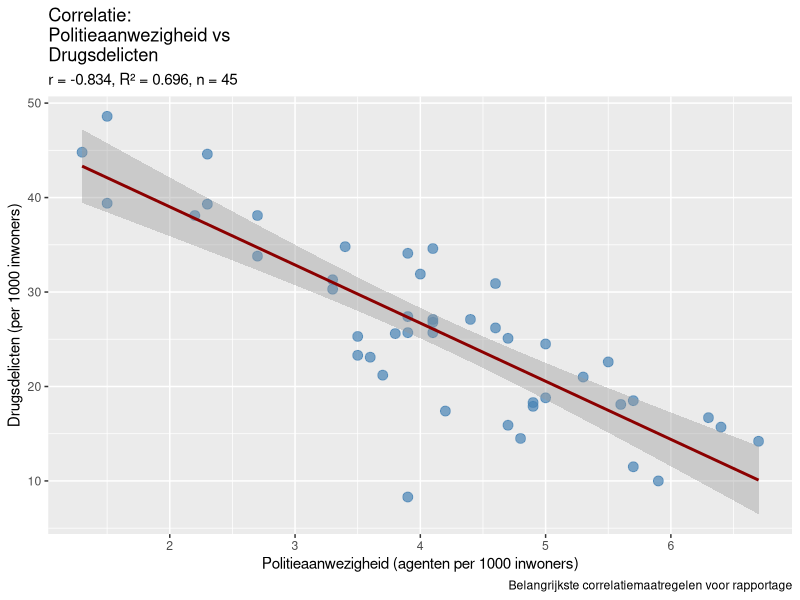
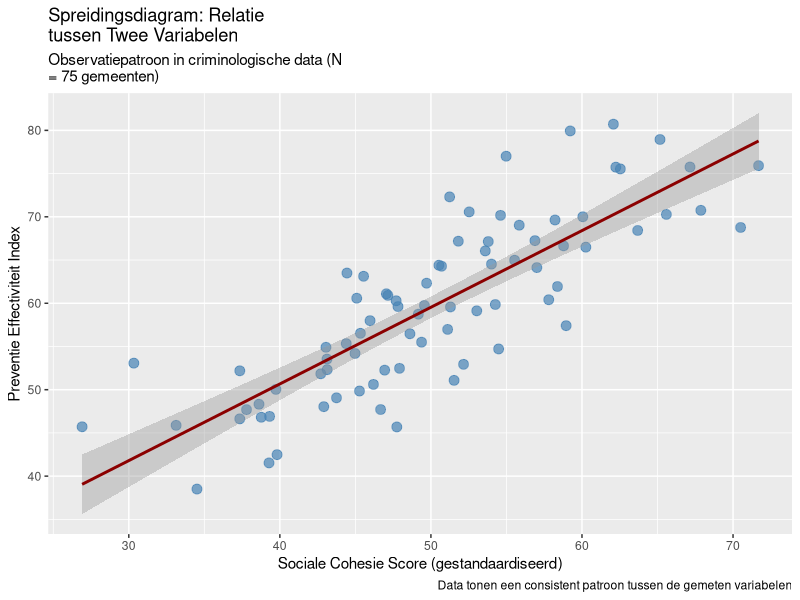
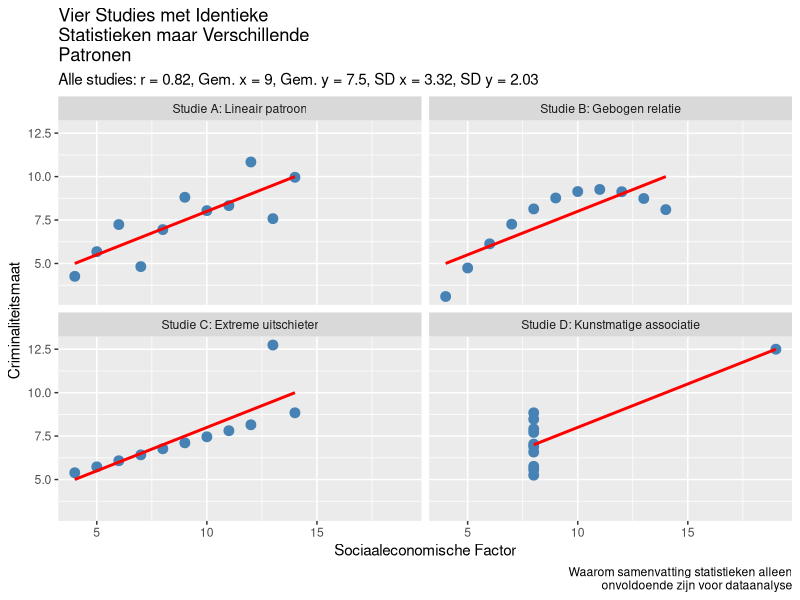
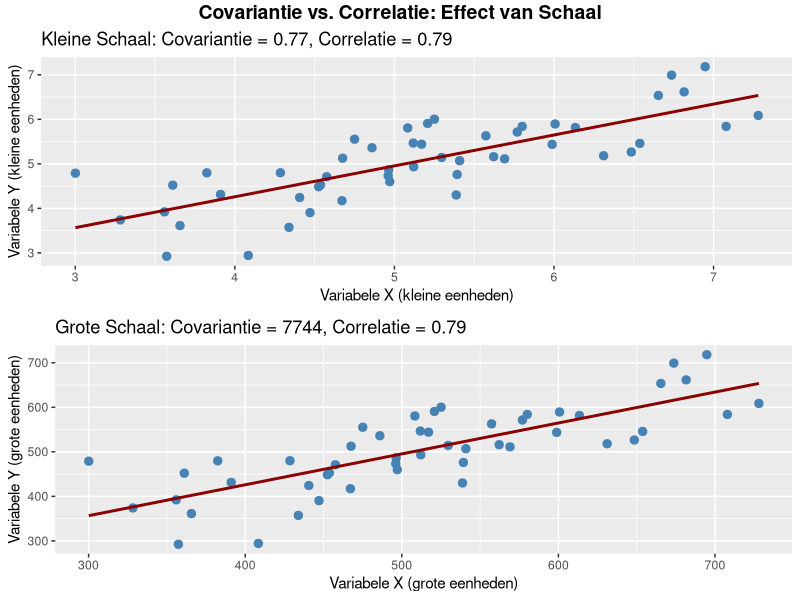
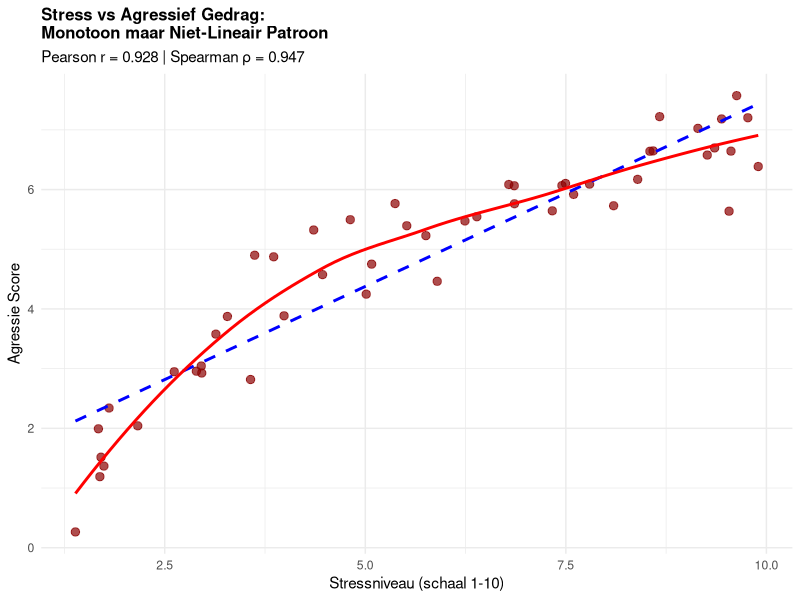
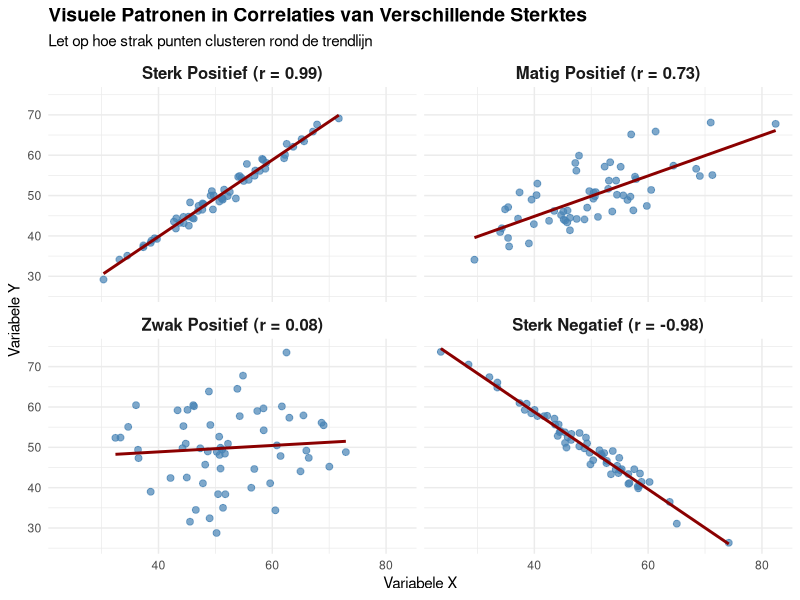
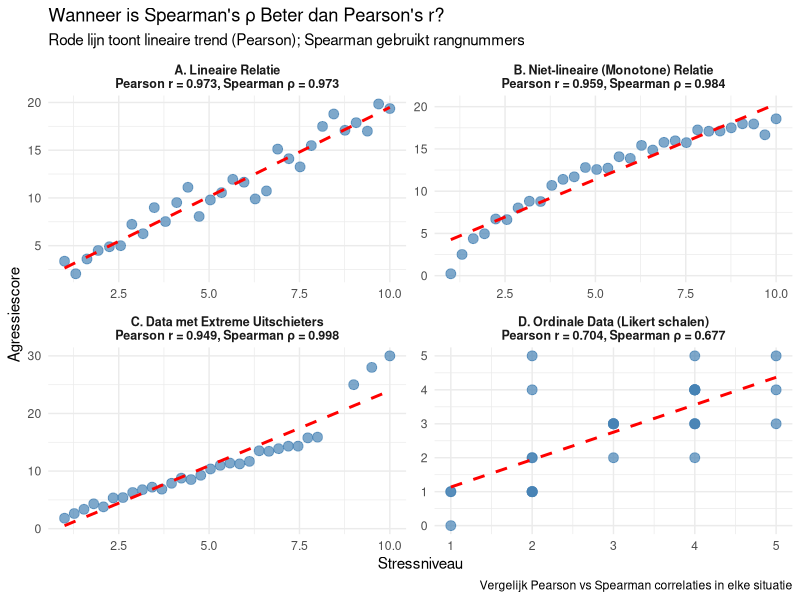
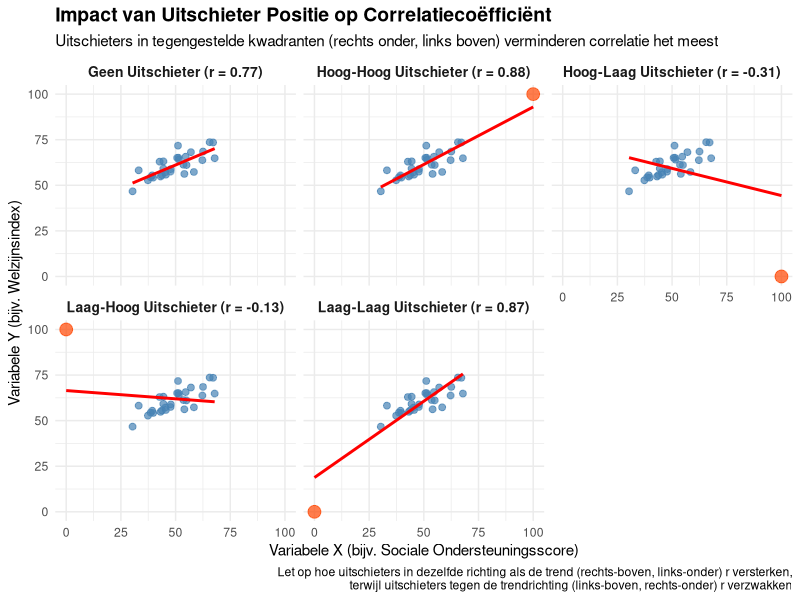

These figures' R source, in order:
## ---- chunk 1
knitr::opts_chunk$set(echo = FALSE, message = FALSE, warning = FALSE, fig.show = 'asis', results = 'hide')
library(knitr)
library(kableExtra)
library(ggplot2)
library(dplyr)
library(flextable)
library(gridExtra)
options(knitr.kable.NA = '')

# Set Dutch locale for R outputs (if available)
Sys.setlocale("LC_TIME", "Dutch")
Sys.setlocale("LC_NUMERIC", "Dutch")

# Function to save plots to Dodona directories
save_dodona_image <- function(plot_obj, question_number, filename = NULL, width = 5, height = 3.5) {
  if (is.null(filename)) {
    filename <- paste0("question_3.", question_number, ".png")
  }
  
  # Define the path to the appropriate Dodona directory
  question_dirs <- c(
    "3" = "3.3 Correlatie - Belangrijkste maatregelen",
    "8" = "3.8 Correlatie - Interpreteer correlatie", 
    "9" = "3.9 Correlatie - Wat correlatie vertelt",
    "11" = "3.11 Correlatie - Visualisatie belang",
    "12" = "3.12 Correlatie - Covariantie verschillen",
    "14" = "3.14 Correlatie - Pearson vs Spearman",
    "15" = "3.15 Correlatie - Richting en kracht",
    "18" = "3.18 Correlatie - Wanneer welke correlatie",
    "19" = "3.19 Correlatie - Impact uitschieters",
    "21" = "3.21 Correlatie - Correlatie interpretatie",
    "23" = "3.23 Correlatie - Correlatie aannames"
  )
  
  if (as.character(question_number) %in% names(question_dirs)) {
    dir_name <- question_dirs[as.character(question_number)]
    image_path <- file.path("..", dir_name, "description", "media", filename)
    
    # Create directory if it doesn't exist
    dir.create(dirname(image_path), recursive = TRUE, showWarnings = FALSE)
    
    # Save the plot with custom dimensions
    ggsave(image_path, plot_obj, width = 3, height = 4, dpi = 300, bg = "white")
    cat("Saved image:", image_path, "with dimensions:", width, "x", height, "\n")
  }
}

# Function to translate common R statistical terms to Dutch
translate_stats <- function(english_term) {
  translations <- c(
    "Mean" = "Gemiddelde",
    "Standard Deviation" = "Standaardafwijking", 
    "Variance" = "Variantie",
    "Correlation" = "Correlatie",
    "p-value" = "p-waarde",
    "Significant" = "Significant",
    "Not significant" = "Niet significant",
    "Sample size" = "Steekproefomvang"
  )
  return(translations[english_term])
}

# Standard theme for all correlation exercise images (matches reference style)
standard_dodona_theme <- function() {
  theme_minimal() +
    theme(
      panel.background = element_rect(fill = "white", color = NA),
      plot.background = element_rect(fill = "white", color = NA),
      panel.grid.major = element_line(color = "lightgray", size = 0.5),
      panel.grid.minor = element_line(color = "lightgray", size = 0.3),
      text = element_text(size = 8, family = "Arial"),
      plot.title = element_text(size = 9, hjust = 0.5, face = "bold"),
      plot.subtitle = element_text(size = 8, hjust = 0.5),
      axis.title = element_text(size = 8),
      axis.text = element_text(size = 7),
      strip.text = element_text(size = 8, face = "bold"),
      legend.position = "bottom",
      legend.text = element_text(size = 7),
      legend.title = element_text(size = 8)
    )
}

# Function to wrap long titles to fit in smaller images
wrap_title <- function(title, width = 30) {
  # Split title into words
  words <- strsplit(title, " ")[[1]]
  lines <- character()
  current_line <- ""
  
  for (word in words) {
    if (nchar(paste(current_line, word)) <= width) {
      current_line <- ifelse(current_line == "", word, paste(current_line, word))
    } else {
      if (current_line != "") {
        lines <- c(lines, current_line)
        current_line <- word
      } else {
        lines <- c(lines, word)
        current_line <- ""
      }
    }
  }
  
  if (current_line != "") {
    lines <- c(lines, current_line)
  }
  
  return(paste(lines, collapse = "\n"))
}
## ---- chunk 2
# Maak realistische criminologische data met slechts 2 variabelen
set.seed(42)
n <- 45  # Nederlandse gemeenten

# Genereer gecorreleerde criminaliteitsdata
politie <- round(rnorm(n, mean=4.2, sd=1.1), 1)
drugs <- round(25 + rnorm(n, sd=6) - 2.5*scale(politie)[,1]*3, 1)

# Maak dataframe
crime_data <- data.frame(
  "Politieaanwezigheid" = politie,
  "Drugsdelicten" = drugs
)

# DESCRIPTIVE STATISTICS
cat("=== DESCRIPTIVE STATISTICS ===\n\n")

cat("Politieaanwezigheid (agenten per 1000 inwoners):\n")
cat(paste("  Mean (M):", round(mean(crime_data$Politieaanwezigheid), 2), "\n"))
cat(paste("  Standard Deviation (SD):", round(sd(crime_data$Politieaanwezigheid), 2), "\n"))
cat(paste("  Variance:", round(var(crime_data$Politieaanwezigheid), 2), "\n\n"))

cat("Drugsdelicten (per 1000 inwoners):\n")
cat(paste("  Mean (M):", round(mean(crime_data$Drugsdelicten), 2), "\n"))
cat(paste("  Standard Deviation (SD):", round(sd(crime_data$Drugsdelicten), 2), "\n"))
cat(paste("  Variance:", round(var(crime_data$Drugsdelicten), 2), "\n\n"))

# CORRELATION ANALYSIS
cat("=== CORRELATION ANALYSIS ===\n\n")

# Bereken correlatie
r_value <- round(cor(crime_data$Politieaanwezigheid, crime_data$Drugsdelicten), 3)
r_squared <- round(r_value^2, 3)

# Voer significantietest uit
test_result <- cor.test(crime_data$Politieaanwezigheid, crime_data$Drugsdelicten)
p_value <- round(test_result$p.value, 4)

cat(paste("Correlation coefficient (r):", r_value, "\n"))
cat(paste("Coefficient of determination (R²):", r_squared, "\n"))
cat(paste("Explained variance:", round(r_squared * 100, 1), "%\n"))
cat(paste("Sample size (n):", n, "\n"))
cat(paste("p-value:", p_value, "\n"))

if(p_value < 0.001) {
  cat("Significance: p < .001 ***\n")
} else if(p_value < 0.01) {
  cat("Significance: p < .01 **\n")
} else if(p_value < 0.05) {
  cat("Significance: p < .05 *\n")
} else {
  cat("Significance: not significant (p > .05)\n")
}

# Create visualization for Q3.3
p_q3 <- ggplot(crime_data, aes(x = Politieaanwezigheid, y = Drugsdelicten)) +
  geom_point(color = "steelblue", size = 3, alpha = 0.7) +
  geom_smooth(method = "lm", formula = y ~ x, se = TRUE, color = "darkred") +
  labs(
    title = wrap_title("Correlatie: Politieaanwezigheid vs Drugsdelicten"),
    subtitle = paste0("r = ", r_value, ", R² = ", r_squared, ", n = ", n),
    x = "Politieaanwezigheid (agenten per 1000 inwoners)",
    y = "Drugsdelicten (per 1000 inwoners)",
    caption = "Belangrijkste correlatiemaatregelen voor rapportage"
  )

# Display and save the plot
print(p_q3)

# Save to Dodona directory
save_dodona_image(p_q3, 3, width = 3, height = 3)
## ---- chunk 3
# Genereer voorbeeldgegevens voor positieve correlatie van 0,75
set.seed(123)
n <- 80
x <- rnorm(n, 50, 10)
y <- 0.75 * scale(x)[,1] * 10 + rnorm(n, 60, 6)

# Maak data frame
pos_cor_data <- data.frame(
  Variable_X = x,
  Variable_Y = y
)

# Bereken correlatie en R-kwadraat
r_value <- round(cor(x, y), 2)
r_squared <- round(r_value^2 * 100, 1)

# Maak visualisatie
p_q8 <- ggplot(pos_cor_data, aes(x = Variable_X, y = Variable_Y)) +
  geom_point(color = "steelblue", size = 3, alpha = 0.7) +
  geom_smooth(method = "lm", formula = y ~ x, se = TRUE, color = "darkred") +
  labs(
    title = wrap_title("Spreidingsdiagram: Relatie tussen Twee Variabelen"),
    subtitle = wrap_title("Observatiepatroon in criminologische data (N = 75 gemeenten)", 45),
    x = "Sociale Cohesie Score (gestandaardiseerd)",
    y = "Preventie Effectiviteit Index",
    caption = "Data tonen een consistent patroon tussen de gemeten variabelen"
  )

# Display the plot
print(p_q8)

# Save to Dodona directory
save_dodona_image(p_q8, 8)
## ---- chunk 4
library(tidyr)
library(dplyr)

# Recreate identical statistics with different patterns
data_x1 <- c(10, 8, 13, 9, 11, 14, 6, 4, 12, 7, 5)
data_y1 <- c(8.04, 6.95, 7.58, 8.81, 8.33, 9.96, 7.24, 4.26, 10.84, 4.82, 5.68)
data_x2 <- c(10, 8, 13, 9, 11, 14, 6, 4, 12, 7, 5)
data_y2 <- c(9.14, 8.14, 8.74, 8.77, 9.26, 8.10, 6.13, 3.10, 9.13, 7.26, 4.74)
data_x3 <- c(10, 8, 13, 9, 11, 14, 6, 4, 12, 7, 5)
data_y3 <- c(7.46, 6.77, 12.74, 7.11, 7.81, 8.84, 6.08, 5.39, 8.15, 6.42, 5.73)
data_x4 <- c(8, 8, 8, 8, 8, 8, 8, 19, 8, 8, 8)
data_y4 <- c(6.58, 5.76, 7.71, 8.84, 8.47, 7.04, 5.25, 12.50, 5.56, 7.91, 6.89)

# Calculate statistics (they're identical for all datasets)
corr <- round(cor(data_x1, data_y1), 2)
mean_x <- round(mean(data_x1), 2)
mean_y <- round(mean(data_y1), 2)
sd_x <- round(sd(data_x1), 2)
sd_y <- round(sd(data_y1), 2)

# Combine the data
data_df <- data.frame(
  x1 = data_x1, y1 = data_y1,
  x2 = data_x2, y2 = data_y2,
  x3 = data_x3, y3 = data_y3,
  x4 = data_x4, y4 = data_y4
)

# Transform to long format for easier plotting
data_long <- data_df %>%
  mutate(id = row_number()) %>%
  gather(key, value, -id) %>%
  separate(key, c("axis", "dataset"), sep = 1) %>%
  spread(axis, value) %>%
  select(dataset, id, x, y)

# Create descriptive names for the datasets
dataset_names <- c(
  "1" = "Studie A: Lineair patroon",
  "2" = "Studie B: Gebogen relatie",
  "3" = "Studie C: Extreme uitschieter",
  "4" = "Studie D: Kunstmatige associatie"
)

# Plot the data
p_q11 <- ggplot(data_long, aes(x = x, y = y)) +
  geom_point(size = 3, color = "steelblue") +
  geom_smooth(method = "lm", se = FALSE, color = "red", formula = y ~ x) +
  facet_wrap(~ dataset, ncol = 2, labeller = labeller(dataset = dataset_names)) +
  labs(
    title = wrap_title("Vier Studies met Identieke Statistieken maar Verschillende Patronen", 35),
    subtitle = paste0("Alle studies: r = ", corr, ", Gem. x = ", mean_x, 
                      ", Gem. y = ", mean_y, ", SD x = ", sd_x, ", SD y = ", sd_y),
    caption = wrap_title("Waarom samenvatting statistieken alleen onvoldoende zijn voor dataanalyse", 50),
    x = "Sociaaleconomische Factor",
    y = "Criminaliteitsmaat"
  )

# Display and save the plot
print(p_q11)

# Save to Dodona directory
save_dodona_image(p_q11, 11)
## ---- chunk 5
# Genereer twee datasets met dezelfde correlatie maar verschillende schalen
set.seed(456)
n <- 50

# Dataset 1: Kleine schaal variabelen
x1 <- rnorm(n, 5, 1)
y1 <- 0.7 * scale(x1)[,1] * 1 + rnorm(n, 5, 0.6)
cov1 <- round(cov(x1, y1), 2)
cor1 <- round(cor(x1, y1), 2)

# Dataset 2: Grote schaal variabelen
x2 <- x1 * 100  # Zelfde patroon maar 100x schaal
y2 <- y1 * 100  # Zelfde patroon maar 100x schaal
cov2 <- round(cov(x2, y2), 0)
cor2 <- round(cor(x2, y2), 2)

# Maak gecombineerd data frame
kleine_schaal <- data.frame(x = x1, y = y1, dataset = "Kleine Schaal Variabelen")
grote_schaal <- data.frame(x = x2, y = y2, dataset = "Grote Schaal Variabelen (x100)")
alle_data <- rbind(kleine_schaal, grote_schaal)

# Maak vergelijkingstabel
vergelijking <- data.frame(
  Maatstaf = c("Covariantie", "Correlatie"),
  `Kleine_Schaal` = c(paste0(cov1), paste0(cor1)),
  `Grote_Schaal` = c(paste0(cov2), paste0(cor2)),
  Eenheid_Afhankelijkheid = c("Hangt af van eenheden (verandert met schaal)", "Eenheidsvrij (blijft constant)")
)

# Maak visualisatie met twee plots
p1 <- ggplot(kleine_schaal, aes(x = x, y = y)) +
  geom_point(color = "steelblue", size = 2.5) +
  geom_smooth(method = "lm", se = FALSE, color = "darkred", formula = y ~ x) +
  labs(
    title = paste0("Kleine Schaal: Covariantie = ", cov1, ", Correlatie = ", cor1),
    x = "Variabele X (kleine eenheden)",
    y = "Variabele Y (kleine eenheden)"
  )

p2 <- ggplot(grote_schaal, aes(x = x, y = y)) +
  geom_point(color = "steelblue", size = 2.5) +
  geom_smooth(method = "lm", se = FALSE, color = "darkred", formula = y ~ x) +
  labs(
    title = paste0("Grote Schaal: Covariantie = ", cov2, ", Correlatie = ", cor2),
    x = "Variabele X (grote eenheden)",
    y = "Variabele Y (grote eenheden)"
  )

# Combineer plots met gridExtra
library(gridExtra)
p_q12 <- grid.arrange(p1, p2, nrow = 2,
             top = grid::textGrob("Covariantie vs. Correlatie: Effect van Schaal", 
                                  gp = grid::gpar(fontsize = 14, fontface = "bold")))

# Save to Dodona directory
save_dodona_image(p_q12, 12)
## ---- chunk 6
# Maak voorbeelddata voor monotoon maar niet-lineair patroon
set.seed(456)
n <- 50

# Genereer monotoon toenemend maar gebogen patroon (logaritmisch)
stress <- runif(n, 1, 10)
agressie <- 3 * log(stress) + rnorm(n, 0, 0.5)

# Bereken beide correlaties
pearson_r <- round(cor(stress, agressie, method = "pearson"), 3)
spearman_rho <- round(cor(stress, agressie, method = "spearman"), 3)

# Maak vergelijkingsplot
library(ggplot2)
data_plot <- data.frame(stress = stress, agressie = agressie)

ggplot(data_plot, aes(x = stress, y = agressie)) +
  geom_point(color = "darkred", size = 2.5, alpha = 0.7) +
  geom_smooth(method = "lm", se = FALSE, color = "blue", linetype = "dashed", 
              aes(color = "Lineaire lijn (Pearson)")) +
  geom_smooth(method = "loess", se = FALSE, color = "red", linewidth = 1,
              aes(color = "Werkelijke curve")) +
  scale_color_manual(values = c("Lineaire lijn (Pearson)" = "blue", 
                               "Werkelijke curve" = "red")) +
  labs(
    title = wrap_title("Stress vs Agressief Gedrag: Monotoon maar Niet-Lineair Patroon", 35),
    subtitle = paste0("Pearson r = ", pearson_r, " | Spearman ρ = ", spearman_rho),
    x = "Stressniveau (schaal 1-10)",
    y = "Agressie Score",
    color = "Trendlijn Type"
  ) +
  theme_minimal() +
  theme(legend.position = "bottom",
        plot.title = element_text(size = 12, face = "bold"))
## ---- chunk 7
# Maak vier datasets met verschillende correlatiepatronen
set.seed(123)
n <- 60

# Maak data met verschillende correlatiesterktes
maak_data <- function(sterkte, richting="positief") {
  x <- rnorm(n, 50, 10)
  
  if(richting == "positief") {
    factor <- sterkte
  } else {
    factor <- -sterkte
  }
  
  ruis <- (1-abs(sterkte)) * 10
  y <- factor * scale(x)[,1] * 10 + rnorm(n, 50, ruis)
  
  if(sterkte == 0) {
    y <- rnorm(n, 50, 10)  # Geen relatie
  }
  
  return(data.frame(x=x, y=y))
}

# Genereer vier datasets
sterk_pos <- maak_data(0.85, "positief")
matig_pos <- maak_data(0.45, "positief")
zwak_pos <- maak_data(0.15, "positief")
sterk_neg <- maak_data(0.85, "negatief")

# Bereken werkelijke correlaties
cor_sterk_pos <- round(cor(sterk_pos$x, sterk_pos$y), 2)
cor_matig_pos <- round(cor(matig_pos$x, matig_pos$y), 2)
cor_zwak_pos <- round(cor(zwak_pos$x, zwak_pos$y), 2)
cor_sterk_neg <- round(cor(sterk_neg$x, sterk_neg$y), 2)

# Combineer datasets met labels
sterk_pos$sterkte <- paste0("Sterk Positief (r = ", cor_sterk_pos, ")")
matig_pos$sterkte <- paste0("Matig Positief (r = ", cor_matig_pos, ")")
zwak_pos$sterkte <- paste0("Zwak Positief (r = ", cor_zwak_pos, ")")
sterk_neg$sterkte <- paste0("Sterk Negatief (r = ", cor_sterk_neg, ")")

# Combineer alle datasets
alle_data <- rbind(
  transform(sterk_pos, sterkte_orde = 1),
  transform(matig_pos, sterkte_orde = 2),
  transform(zwak_pos, sterkte_orde = 3),
  transform(sterk_neg, sterkte_orde = 4)
)

# Converteer naar factor met specifieke volgorde
alle_data$sterkte <- factor(alle_data$sterkte, 
                           levels = c(paste0("Sterk Positief (r = ", cor_sterk_pos, ")"),
                                      paste0("Matig Positief (r = ", cor_matig_pos, ")"),
                                      paste0("Zwak Positief (r = ", cor_zwak_pos, ")"),
                                      paste0("Sterk Negatief (r = ", cor_sterk_neg, ")")))

# Maak visualisatie
ggplot(alle_data, aes(x = x, y = y)) +
  geom_point(color = "steelblue", size = 2, alpha = 0.7) +
  geom_smooth(method = "lm", se = FALSE, color = "darkred", formula = y ~ x) +
  facet_wrap(~ sterkte, ncol = 2) +
  labs(
    title = "Visuele Patronen in Correlaties van Verschillende Sterktes",
    subtitle = "Let op hoe strak punten clusteren rond de trendlijn",
    x = "Variabele X",
    y = "Variabele Y"
  ) +
  theme_minimal() +
  theme(
    strip.text = element_text(size = 12, face = "bold"),
    plot.title = element_text(size = 14, face = "bold")
  )
## ---- chunk 8
# Genereer verschillende datasets
set.seed(42)
n <- 30

# Dataset 1: Lineaire relatie (Pearson geschikt)
stress_niveau_1 <- seq(1, 10, length.out = n)
agressie_score_1 <- 2 * stress_niveau_1 + rnorm(n, 0, 1)

# Dataset 2: Niet-lineaire maar monotone relatie (Spearman beter)
stress_niveau_2 <- seq(1, 10, length.out = n)
agressie_score_2 <- log(stress_niveau_2) * 8 + rnorm(n, 0, 0.5)

# Dataset 3: Data met uitschieters (Spearman robuuster)
stress_niveau_3 <- c(seq(1, 8, length.out = n-3), 9, 9.5, 10)
agressie_score_3 <- c(stress_niveau_3[1:(n-3)] * 2 + rnorm(n-3, 0, 0.5), 25, 28, 30)  # Extreme uitschieters

# Dataset 4: Ordinale data (Spearman geschikt)
stress_niveau_4 <- round(runif(n, 1, 5))  # Likert schaal 1-5
agressie_score_4 <- round(stress_niveau_4 + rnorm(n, 0, 1))  # Ook ordinaal

# Bereken correlaties voor elke dataset
pearson_1 <- round(cor(stress_niveau_1, agressie_score_1, method = "pearson"), 3)
spearman_1 <- round(cor(stress_niveau_1, agressie_score_1, method = "spearman"), 3)

pearson_2 <- round(cor(stress_niveau_2, agressie_score_2, method = "pearson"), 3)
spearman_2 <- round(cor(stress_niveau_2, agressie_score_2, method = "spearman"), 3)

pearson_3 <- round(cor(stress_niveau_3, agressie_score_3, method = "pearson"), 3)
spearman_3 <- round(cor(stress_niveau_3, agressie_score_3, method = "spearman"), 3)

pearson_4 <- round(cor(stress_niveau_4, agressie_score_4, method = "pearson"), 3)
spearman_4 <- round(cor(stress_niveau_4, agressie_score_4, method = "spearman"), 3)

# Maak data frames
data1 <- data.frame(x = stress_niveau_1, y = agressie_score_1, 
                    type = paste0("A. Lineaire Relatie\nPearson r = ", pearson_1, ", Spearman ρ = ", spearman_1))
data2 <- data.frame(x = stress_niveau_2, y = agressie_score_2, 
                    type = paste0("B. Niet-lineaire (Monotone) Relatie\nPearson r = ", pearson_2, ", Spearman ρ = ", spearman_2))
data3 <- data.frame(x = stress_niveau_3, y = agressie_score_3, 
                    type = paste0("C. Data met Extreme Uitschieters\nPearson r = ", pearson_3, ", Spearman ρ = ", spearman_3))
data4 <- data.frame(x = stress_niveau_4, y = agressie_score_4, 
                    type = paste0("D. Ordinale Data (Likert schalen)\nPearson r = ", pearson_4, ", Spearman ρ = ", spearman_4))

# Combineer alle data
all_data <- rbind(data1, data2, data3, data4)

# Maak plots
p1 <- ggplot(all_data, aes(x = x, y = y)) +
  geom_point(size = 3, color = "steelblue", alpha = 0.7) +
  geom_smooth(method = "lm", se = FALSE, color = "red", linetype = "dashed", formula = y ~ x) +
  facet_wrap(~ type, scales = "free", ncol = 2) +
  labs(
    title = "Wanneer is Spearman's ρ Beter dan Pearson's r?",
    subtitle = "Rode lijn toont lineaire trend (Pearson); Spearman gebruikt rangnummers",
    x = "Stressniveau",
    y = "Agressiescore",
    caption = "Vergelijk Pearson vs Spearman correlaties in elke situatie"
  ) +
  theme_minimal() +
  theme(strip.text = element_text(size = 9, face = "bold"))

print(p1)
## ---- chunk 9
# Maak basisdata met positieve correlatie
set.seed(123)
n <- 30
x_basis <- rnorm(n, 50, 10)
y_basis <- 0.7 * scale(x_basis)[,1] * 8 + rnorm(n, 60, 5)

# Maak datasets met verschillende uitschieters
x_uitschieter1 <- c(x_basis, 100)  # hoog-hoog (rechts boven)
y_uitschieter1 <- c(y_basis, 100)

x_uitschieter2 <- c(x_basis, 0)    # laag-laag (links onder)
y_uitschieter2 <- c(y_basis, 0)

x_uitschieter3 <- c(x_basis, 100)  # hoog-laag (rechts onder)
y_uitschieter3 <- c(y_basis, 0)

x_uitschieter4 <- c(x_basis, 0)    # laag-hoog (links boven)
y_uitschieter4 <- c(y_basis, 100)

# Bereken correlaties
cor1 <- round(cor(x_uitschieter1, y_uitschieter1), 2)
cor2 <- round(cor(x_uitschieter2, y_uitschieter2), 2)
cor3 <- round(cor(x_uitschieter3, y_uitschieter3), 2)
cor4 <- round(cor(x_uitschieter4, y_uitschieter4), 2)
cor_basis <- round(cor(x_basis, y_basis), 2)

# Combineer in één dataframe voor plotten
uitschieter_data <- data.frame(
  dataset = rep(c("Geen Uitschieter", "Hoog-Hoog Uitschieter", 
                 "Laag-Laag Uitschieter", "Hoog-Laag Uitschieter", 
                 "Laag-Hoog Uitschieter"), each=n+1),
  x = c(x_basis, NA, x_uitschieter1, x_uitschieter2, x_uitschieter3, x_uitschieter4),
  y = c(y_basis, NA, y_uitschieter1, y_uitschieter2, y_uitschieter3, y_uitschieter4),
  uitschieter = c(rep(FALSE, n), TRUE, rep(c(rep(FALSE, n), TRUE), 4))
)

# Verwijder de NA rij
uitschieter_data <- uitschieter_data[!is.na(uitschieter_data$x),]

# Voeg correlatie informatie toe
dataset_labels <- c(
  "Geen Uitschieter" = paste0("Geen Uitschieter (r = ", cor_basis, ")"),
  "Hoog-Hoog Uitschieter" = paste0("Hoog-Hoog Uitschieter (r = ", cor1, ")"),
  "Laag-Laag Uitschieter" = paste0("Laag-Laag Uitschieter (r = ", cor2, ")"),
  "Hoog-Laag Uitschieter" = paste0("Hoog-Laag Uitschieter (r = ", cor3, ")"),
  "Laag-Hoog Uitschieter" = paste0("Laag-Hoog Uitschieter (r = ", cor4, ")")
)

# Maak de visualisatie
ggplot(uitschieter_data, aes(x = x, y = y, color = uitschieter)) +
  geom_point(size = ifelse(uitschieter_data$uitschieter, 4, 2), alpha = 0.7) +
  geom_smooth(method = "lm", se = FALSE, color = "red", 
              aes(group = dataset), formula = y ~ x) +
  scale_color_manual(values = c("steelblue", "orangered")) +
  facet_wrap(~ dataset, ncol = 3, labeller = labeller(dataset = dataset_labels)) +
  labs(
    title = "Impact van Uitschieter Positie op Correlatiecoëfficiënt",
    subtitle = "Uitschieters in tegengestelde kwadranten (rechts onder, links boven) verminderen correlatie het meest",
    caption = "Let op hoe uitschieters in dezelfde richting als de trend (rechts-boven, links-onder) r versterken,\nterwijl uitschieters tegen de trendrichting (links-boven, rechts-onder) r verzwakken",
    x = "Variabele X (bijv. Sociale Ondersteuningsscore)",
    y = "Variabele Y (bijv. Welzijnsindex)"
  ) +
  theme_minimal() +
  theme(
    legend.position = "none",
    plot.title = element_text(size = 14, face = "bold"),
    plot.subtitle = element_text(size = 11),
    strip.text = element_text(size = 10, face = "bold")
  )
## ---- chunk 10
# Genereer voorbeelddata die r = 0,40 produceert
set.seed(123)
n <- 100

# Genereer data met gewenste correlatie van 0.40
library(MASS)
mu <- c(0, 0)
sigma <- matrix(c(1, 0.40, 0.40, 1), 2)
data_matrix <- mvrnorm(n, mu, sigma)

# Transformeer naar meaningful scales
ses_score <- data_matrix[,1] * 2 + 5  # SES score roughly 1-9
crime_rate <- data_matrix[,2] * 3 + 15  # Crime rate, positive correlation

# Bereken finale correlatie
final_r <- round(cor(ses_score, crime_rate), 2)

# Bereken verklaarde variantie
r_squared <- round(final_r^2, 3)
explained_var_percent <- round(r_squared * 100, 1)

# Maak data frame
plot_data <- data.frame(
  SES = ses_score,
  Crime = crime_rate
)

# Maak spreidingsdiagram
p1 <- ggplot(plot_data, aes(x = SES, y = Crime)) +
  geom_point(size = 3, color = "steelblue", alpha = 0.7) +
  geom_smooth(method = "lm", se = TRUE, color = "red", formula = y ~ x) +
  labs(
    title = paste0("Correlatie tussen SES en Criminaliteit (r = ", final_r, ")"),
    subtitle = paste0("R² = ", r_squared, " (", explained_var_percent, "% van variantie verklaard)"),
    x = "Sociaaleconomische Status Score",
    y = "Criminaliteitscijfer"
  ) +
  theme_minimal() +
  theme(plot.title = element_text(size = 14, face = "bold"))

print(p1)
## ---- chunk 11
# Genereer data om verschillende veronderstellingen te demonstreren
set.seed(123)
n <- 50

# Dataset 1: Voldoet aan alle aannames (ideaal)
x1 <- rnorm(n, 50, 10)
y1 <- 20 + 0.6*x1 + rnorm(n, 0, 5)
data1 <- data.frame(x = x1, y = y1, type = "A. Ideaal: Lineair, Normaal, Geen Uitschieters")

# Dataset 2: Niet-lineaire relatie (schending lineariteit)
x2 <- seq(10, 90, length.out = n)
y2 <- 0.01*x2^2 + rnorm(n, 0, 8)
data2 <- data.frame(x = x2, y = y2, type = "B. Schending: Niet-lineaire Relatie")

# Dataset 3: Extreme uitschieters (schending normaliteit/robuustheid)
x3 <- rnorm(n-2, 50, 10)
y3 <- 20 + 0.6*x3 + rnorm(n-2, 0, 5)
x3 <- c(x3, 80, 20)  # Voeg uitschieters toe
y3 <- c(y3, 20, 80)  # Extreme afwijkende punten
data3 <- data.frame(x = x3, y = y3, type = "C. Schending: Extreme Uitschieters Aanwezig")

# Dataset 4: Heteroscedasticiteit (ongelijke variantie)
x4 <- seq(10, 90, length.out = n)
y4 <- 20 + 0.6*x4 + rnorm(n, 0, x4/10)  # Variantie neemt toe met x
data4 <- data.frame(x = x4, y = y4, type = "D. Schending: Ongelijke Variantie (Heteroscedasticiteit)")

# Combineer alle datasets
all_data <- rbind(data1, data2, data3, data4)

# Bereken correlaties voor elke dataset
cor1 <- round(cor(x1, y1), 3)
cor2 <- round(cor(x2, y2), 3)
cor3 <- round(cor(x3, y3), 3)
cor4 <- round(cor(x4, y4), 3)

# Update labels met correlaties
all_data$type <- factor(all_data$type, levels = unique(all_data$type))
levels(all_data$type) <- c(
  paste0("A. Ideaal: r = ", cor1),
  paste0("B. Niet-lineair: r = ", cor2, " (misleidend)"),
  paste0("C. Uitschieters: r = ", cor3, " (beïnvloed)"),
  paste0("D. Ongelijke var.: r = ", cor4, " (onbetrouwbaar)")
)

# Maak plots
p1 <- ggplot(all_data, aes(x = x, y = y)) +
  geom_point(size = 2.5, color = "steelblue", alpha = 0.7) +
  geom_smooth(method = "lm", se = FALSE, color = "red", formula = y ~ x) +
  facet_wrap(~ type, scales = "free", ncol = 2) +
  labs(
    title = "Veronderstellingen van Pearson's Correlatie",
    subtitle = "Hoe schendingen van aannames de resultaten beïnvloeden",
    x = "X Variabele",
    y = "Y Variabele",
    caption = "Rode lijn toont lineaire trend die Pearson gebruikt"
  ) +
  theme_minimal() +
  theme(strip.text = element_text(size = 10, face = "bold"))

print(p1)
